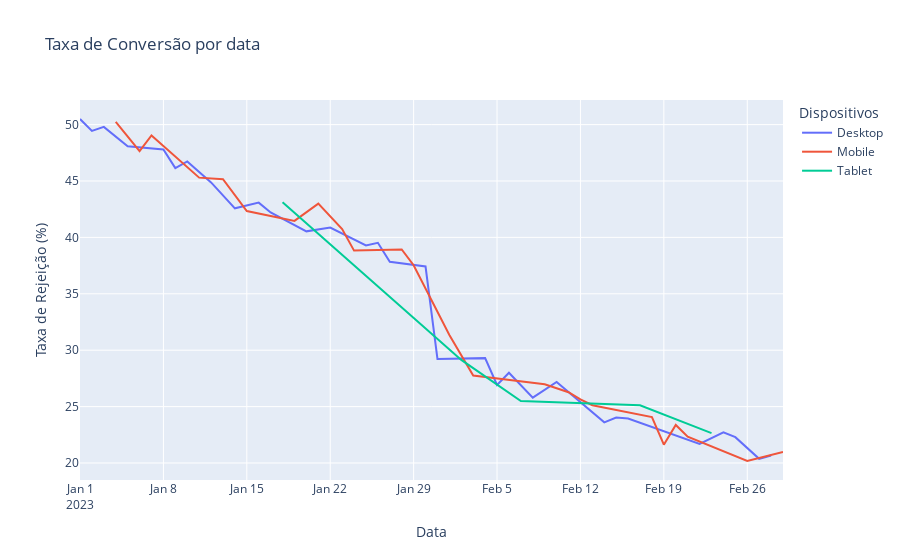

Notebook source saved alongside this figure:
### Code cell
# Dispositivo e Rejeição
px.line(df, x='Data', y='Taxa de Rejeição (%)', color= 'Dispositivos', title='Taxa de Conversão por data')

### Figure 1 — Plotly figure (JSON) as saved in the notebook; plotly's stock layout.template omitted (floating-point values rounded to 4 significant figures)
{"data": [{"hovertemplate": "Dispositivos=Desktop<br>Data=%{x}<br>Taxa de Rejeição (%)=%{y}<extra></extra>", "legendgroup": "Desktop", "line": {"color": "#636efa", "dash": "solid"}, "marker": {"symbol": "circle"}, "mode": "lines", "name": "Desktop", "orientation": "v", "showlegend": true, "type": "scatter", "x": ["2023-01-01T00:00:00", "2023-01-02T00:00:00", "2023-01-03T00:00:00", "2023-01-05T00:00:00", "2023-01-08T00:00:00", "2023-01-09T00:00:00", "2023-01-10T00:00:00", "2023-01-12T00:00:00", "2023-01-14T00:00:00", "2023-01-16T00:00:00", "2023-01-17T00:00:00", "2023-01-20T00:00:00", "2023-01-22T00:00:00", "2023-01-25T00:00:00", "2023-01-26T00:00:00", "2023-01-27T00:00:00", "2023-01-30T00:00:00", "2023-01-31T00:00:00", "2023-02-04T00:00:00", "2023-02-05T00:00:00", "2023-02-06T00:00:00", "2023-02-08T00:00:00", "2023-02-10T00:00:00", "2023-02-14T00:00:00", "2023-02-15T00:00:00", "2023-02-16T00:00:00", "2023-02-22T00:00:00", "2023-02-24T00:00:00", "2023-02-25T00:00:00", "2023-02-27T00:00:00", "2023-02-28T00:00:00"], "xaxis": "x", "y": [50.5, 49.44, 49.8, 48.07, 47.8, 46.14, 46.73, 44.87, 42.58, 43.08, 42.21, 40.54, 40.88, 39.29, 39.52, 37.83, 37.42, 29.23, 29.3, 26.91, 28.01, 25.79, 27.18, 23.61, 24.03, 23.95, 21.7, 22.73, 22.29, 20.37, 20.67], "yaxis": "y"}, {"hovertemplate": "Dispositivos=Mobile<br>Data=%{x}<br>Taxa de Rejeição (%)=%{y}<extra></extra>", "legendgroup": "Mobile", "line": {"color": "#EF553B", "dash": "solid"}, "marker": {"symbol": "circle"}, "mode": "lines", "name": "Mobile", "orientation": "v", "showlegend": true, "type": "scatter", "x": ["2023-01-04T00:00:00", "2023-01-06T00:00:00", "2023-01-07T00:00:00", "2023-01-11T00:00:00", "2023-01-13T00:00:00", "2023-01-15T00:00:00", "2023-01-19T00:00:00", "2023-01-21T00:00:00", "2023-01-23T00:00:00", "2023-01-24T00:00:00", "2023-01-28T00:00:00", "2023-01-29T00:00:00", "2023-02-01T00:00:00", "2023-02-03T00:00:00", "2023-02-09T00:00:00", "2023-02-11T00:00:00", "2023-02-12T00:00:00", "2023-02-13T00:00:00", "2023-02-18T00:00:00", "2023-02-19T00:00:00", "2023-02-20T00:00:00", "2023-02-21T00:00:00", "2023-02-26T00:00:00", "2023-03-01T00:00:00"], "xaxis": "x", "y": [50.25, 47.65, 49.04, 45.3, 45.16, 42.34, 41.46, 42.99, 40.75, 38.83, 38.94, 37.53, 31.34, 27.76, 26.98, 26.27, 25.65, 25.12, 24.07, 21.63, 23.37, 22.33, 20.18, 20.98], "yaxis": "y"}, {"hovertemplate": "Dispositivos=Tablet<br>Data=%{x}<br>Taxa de Rejeição (%)=%{y}<extra></extra>", "legendgroup": "Tablet", "line": {"color": "#00cc96", "dash": "solid"}, "marker": {"symbol": "circle"}, "mode": "lines", "name": "Tablet", "orientation": "v", "showlegend": true, "type": "scatter", "x": ["2023-01-18T00:00:00", "2023-02-02T00:00:00", "2023-02-07T00:00:00", "2023-02-17T00:00:00", "2023-02-23T00:00:00"], "xaxis": "x", "y": [43.11, 29.14, 25.5, 25.12, 22.65], "yaxis": "y"}], "layout": {"legend": {"title": {"text": "Dispositivos"}, "tracegroupgap": 0}, "title": {"text": "Taxa de Conversão por data"}, "xaxis": {"anchor": "y", "domain": [0, 1], "title": {"text": "Data"}}, "yaxis": {"anchor": "x", "domain": [0, 1], "title": {"text": "Taxa de Rejeição (%)"}}}}
